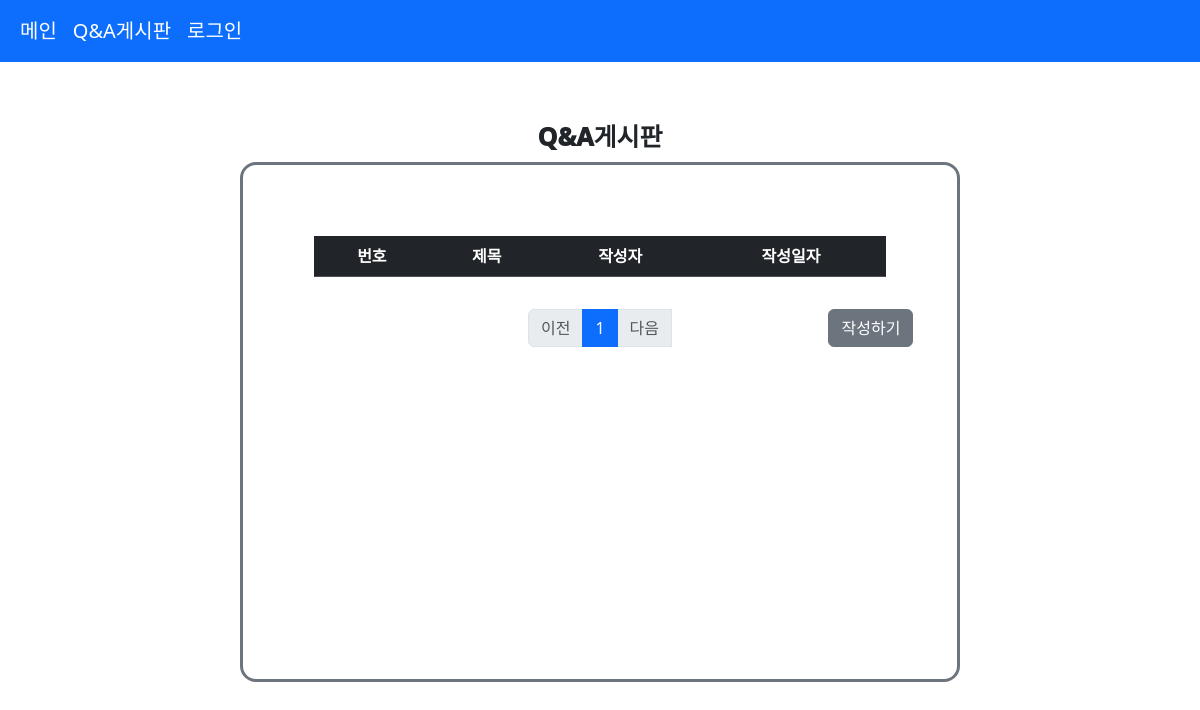
/board/index/, run on an earlier commit of the app's database.
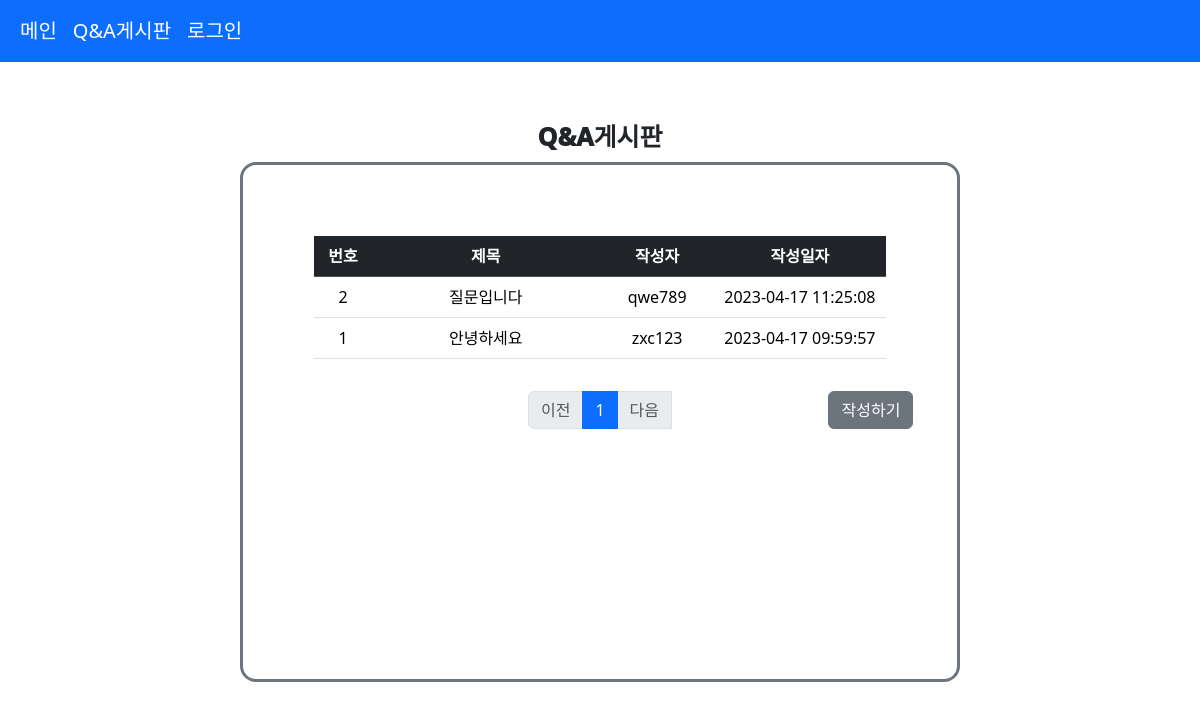
And on a later commit of the database.
### board/models.py (models this page shows)
class Board(models.Model):
    qna_title = models.CharField(max_length=300,null=False)
    qna_date = models.DateTimeField(auto_now_add=True,null=False)
    user_id = models.CharField(max_length=15,null=False)
    qna_content = models.CharField(max_length=3000,null=False)

### board/views.py (the view)
# urls.py: path('index/', views.index,name='index'),
@require_safe
def index(request):
    board_list = Board.objects.all().order_by('-id') # 게시글 id 내림차순으로 정렬
    page = request.GET.get('page','1') # url주소로부터 게시물 페이징 정보를 받아옴, 호출 없으면 default 1
    paginator = Paginator(board_list,'7') # 7개 게시물 = 1개 페이지로 처리
    context = {
        'page_obj':paginator.page(page) # paging정보를 context로 전달
    }
    return render(request, 'board/index.html', context)

### board/templates/board/index.html (shortened to what this page needs)
{% extends 'base_main.html' %}
{% load static %}
{% block content %}
    <link rel="stylesheet"
          type="text/css"
          href="{% static 'css/board/index.css' %}">
    <div class="index_outer">
        <p class="index_label">Q&A게시판</p>
        <div class="border border-3 border-secondary rounded-4 index_inner_1">
            <div class="index_inner_2">
                <table class="table">
                    <thead class="table-dark">
                        <tr>
                            <th>번호</th>
                            <th>제목</th>
                            <th>작성자</th>
                            <th>작성일자</th>
                        </tr>
                    </thead>
                    {% for board in page_obj %}
                        <tbody>
                            <tr style='cursor:pointer'
                                onmouseover="this.style.background='gray'"
                                onmouseout="this.style.background='white'"
                                onclick="location.href='{% url 'board:detail' board.pk %}'">
                                <td style="width:10%">{{ board.pk }}</td>
                                <td style="width:40%">{{ board.qna_title }}</td>
                                <td style="width:20%">{{ board.user_id }}</td>
                                <td style="width:30%">{{ board.qna_date|date:'Y-m-d H:i:s' }}</td>
                            </tr>
                        </tbody>
                    {% endfor %}
                </table>
                <div id="paging">
                    <ul class="pagination justify-content-center"
                        style="margin-top: 2rem;
                               display:flex">
                        {% if page_obj.has_previous %}
                            <li class="page-item">
                                <a class="page-link" href="?&page={{ page_obj.previous_page_number }}">이전</a>
                            </li>
                        {% else %}
                            <li class="page-item disabled">
                                <a class="page-link" tabindex="-1" aria-disabled="true" href="#">이전</a>
                            </li>
                        {% endif %}
                        {% for page_number in page_obj.paginator.page_range %}
                            {% if page_number == page_obj.number %}
                                <li class="page-item active" aria-current="page">
                                    <a class="page-link" href="?&page={{ page_number }}">{{ page_number }}</a>
                                </li>
                            {% else %}
                                <li class="page-item">
                                    <a class="page-link" href="?&page={{ page_number }}">{{ page_number }}</a>
                                </li>
                            {% endif %}
                        {% endfor %}
                        {% if page_obj.has_next %}
                            <li class="page-item">
                                <a class="page-link" href="?&page={{ page_obj.next_page_number }}">다음</a>
                            </li>
                        {% else %}
                            <li class="page-item disabled">
                                <a class="page-link" tabindex="-1" aria-disabled="true" href="#">다음</a>
                            </li>
                        {% endif %}
                        <button style="position: absolute;
                                       left: 82%"
                                type="button"
                                class="btn btn-secondary"
                                onclick="location.href='{% url 'board:post' %}'">작성하기</button>
                    </ul>
                </div>
            </div>
        </div>
    </div>
{% endblock %}

What changed in the data, as far as the page shows it:
added Board: pk "2", qna_title "질문입니다", user_id "qwe789", qna_date "2023-04-17 11:25:08"
added Board: pk "1", qna_title "안녕하세요", user_id "zxc123", qna_date "2023-04-17 09:59:57"
